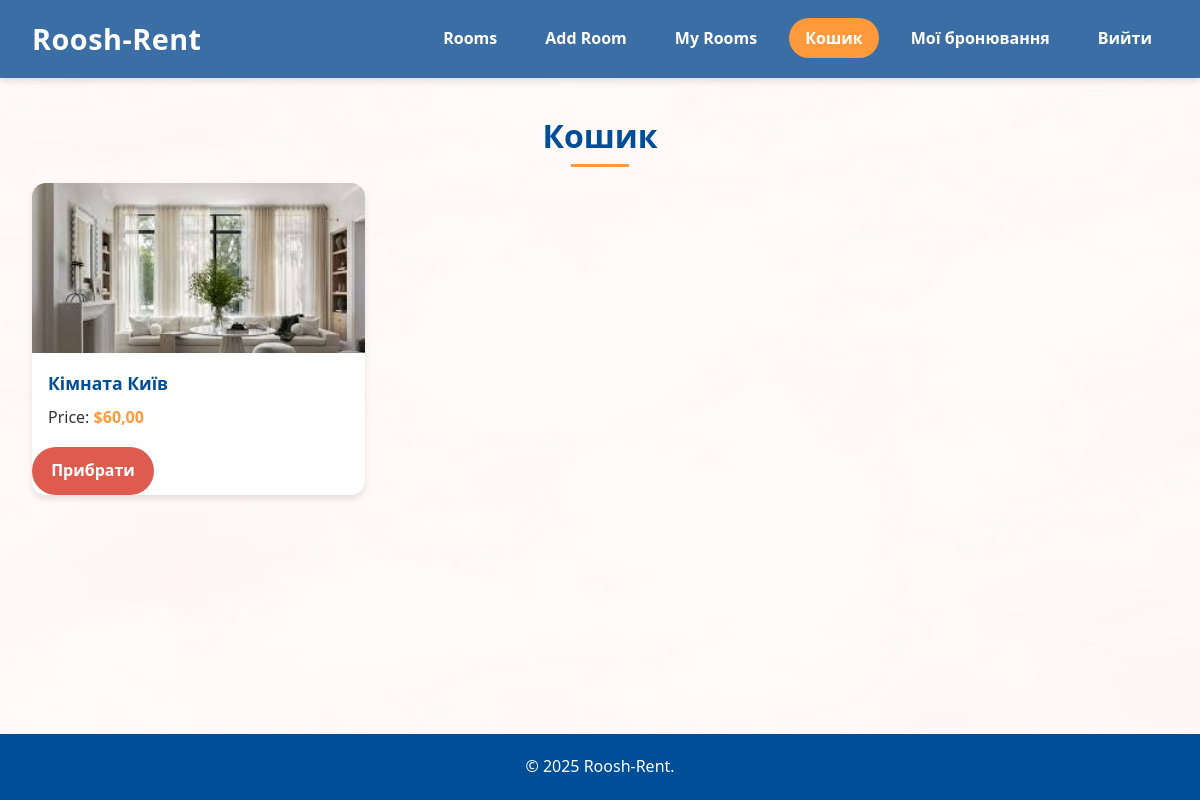
The app's page /cart/ (signed in) with its own data.
### rooms/models.py (models this page shows, shortened)
class CartItem(models.Model):
    user = models.ForeignKey(User, on_delete=models.CASCADE, related_name="cart_items")
    room = models.ForeignKey(Room, on_delete=models.CASCADE, related_name="in_carts")
    added_at = models.DateTimeField(auto_now_add=True)
    class Meta:
        unique_together = ("user", "room")
        ordering = ["-added_at"]

class Room(models.Model):
    owner = models.ForeignKey(User, on_delete=models.CASCADE, related_name="rooms", default=1)
    title = models.CharField(max_length=120, blank=True)
    price = models.DecimalField(max_digits=10, decimal_places=2, validators=[MinValueValidator(0)])
    address = models.CharField(max_length=300)
    coordX = models.FloatField()
    coordY = models.FloatField()
    picture = models.ImageField(upload_to=room_image_upload_to, blank=True, null=True)
    description = models.TextField(blank=True)
    rooms = models.PositiveIntegerField(default=1)
    bathrooms = models.PositiveIntegerField(default=1)
    area = models.PositiveIntegerField(blank=True, null=True)
    phone = models.CharField(max_length=20, blank=True)
    is_available = models.BooleanField(default=True)
    created_at = models.DateTimeField(auto_now_add=True)
    @property
    def image_url(self):
        if self.picture:
            return self.picture.url
        first = self.images.first()
        if first:
            return first.image.url
        return "/static/rooms/images/placeholder.jpg"

### rooms/views.py (the view)
# urls.py: path('cart/', views.cart_view, name='cart'),
@login_required
def cart_view(request):
    items = CartItem.objects.filter(user=request.user).select_related("room")
    return render(request, "rooms/cart.html", {"items": items})

### rooms/templates/rooms/cart.html (shortened to what this page needs)
{% load static %}
<!doctype html>
<html lang="uk">
<head>
  <link rel="stylesheet" href="{% static 'rooms/css/roomstyle.css' %}">
</head>
<body>
<div class="background-container"><div class="bg-overlay"></div></div>
<header>
  <div class="logo"><h1>Roosh-Rent</h1></div>
  {% include "base_nav.html" %}
</header>
<main>
  <div class="page-header"><h2>Кошик</h2></div>
  <div class="rooms grid">
    {% for i in items %}
      <div class="room card">
        <a href="{% url 'room_detail' i.room.pk %}" class="card-link">
          <div class="room-image thumb">
            <img src="{{ i.room.image_url }}" alt="">
          </div>
          <div class="room-content">
            <h3 class="truncate">{{ i.room.title|default:i.room.address }}</h3>
            <p class="price">Price: <span>${{ i.room.price }}</span></p>
          </div>
        </a>
        <div class="card-actions">
          <a class="btn danger" href="{% url 'cart_remove' i.room.pk %}">Прибрати</a>
        </div>
      </div>
    {% empty %}
      <p>У кошику порожньо.</p>
    {% endfor %}
  </div>
</main>
<footer>
  <div class="footer-content">
    <p>&copy; {% now "Y" %} Roosh-Rent.</p>
  </div>
</footer>
</body>
</html>

### rooms/static/rooms/css/roomstyle.css (style rules this page uses)
:root { --primary-color:#3a6ea5; --secondary-color:#004e98; --accent-color:#ff9a3c; --light-color:#f0f4f8; --dark-color:#333; --shadow:0 4px 6px rgba(0,0,0,.1); --radius:14px; }
* { margin:0;padding:0;box-sizing:border-box;font-family:'Segoe UI',Tahoma,Geneva,Verdana,sans-serif }
body { min-height:100vh;display:flex;flex-direction:column;color:var(--dark-color);background:var(--light-color);line-height:1.6 }
.background-container { position:fixed;inset:0;z-index:-1;background-image:url('/static/rooms/images/background.jpg');background-size:cover;background-position:center }
.bg-overlay { position:absolute;inset:0;background:rgba(255,255,255,.85) }
header { background:var(--primary-color);color:#fff;padding:1rem 2rem;box-shadow:var(--shadow);display:flex;justify-content:space-between;align-items:center }
.logo h1 { font-size:1.8rem;font-weight:700;letter-spacing:.5px }
main { flex:1;padding:2rem;max-width:1400px;margin:0 auto;width:100% }
.page-header { margin-bottom:1rem;text-align:center }
.page-header h2 { font-size:2rem;color:var(--secondary-color);display:inline-block;padding-bottom:.35rem;position:relative }
.page-header h2:after { content:'';position:absolute;left:25%;bottom:0;width:50%;height:3px;background:var(--accent-color) }
footer { background:var(--secondary-color);color:#fff;padding:1rem;text-align:center;margin-top:auto }
.rooms.grid { display:grid;grid-template-columns:repeat(auto-fill,minmax(260px,1fr));gap:1rem;width:60% }
.room.card { background:#fff;border-radius:var(--radius);box-shadow:var(--shadow);overflow:hidden;transition:.25s }
.card-link { display:block;color:inherit;text-decoration:none }
.thumb { height:170px;overflow:hidden }
.thumb img { width:100%;height:100%;object-fit:cover;display:block;transition:transform .5s }
.room-content { padding:1rem }
.room h3 { color:var(--secondary-color);margin-bottom:.5rem;font-size:1.1rem }
.truncate { white-space:nowrap;overflow:hidden;text-overflow:ellipsis }
.price span { color:var(--accent-color);font-weight:800 }
button,.btn { background:var(--accent-color);color:#fff;border:none;border-radius:999px;padding:.7rem 1.2rem;font-weight:700;cursor:pointer;transition:.2s;display:inline-block;text-decoration:none }
.btn.danger { background:#e05b4f }
.rooms { display:flex;flex-direction:column;gap:1rem }
.room { background:#fff;border-radius:var(--radius);box-shadow:var(--shadow);overflow:hidden }
.room-image img { width:100%;height:auto;display:block }
.footer-content p { margin:.25rem 0 }

### records on screen
CartItem: room.image_url (picture), room "Кімната Київ", room.price "60,00"
